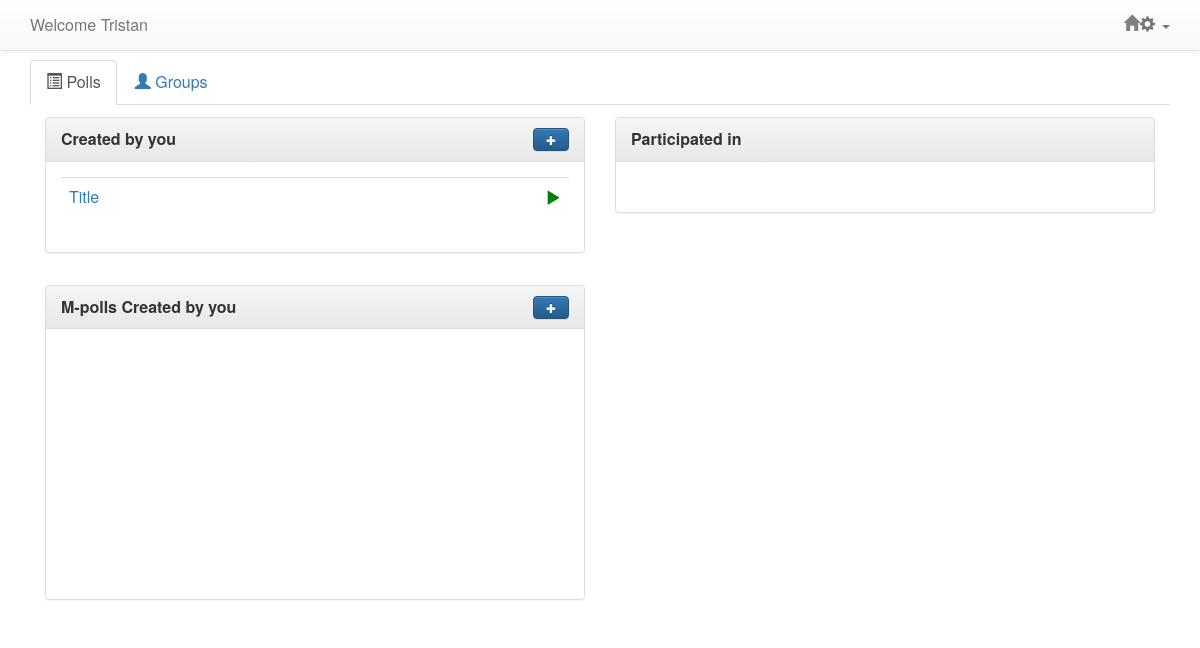
The app's page /polls/ (signed in), older data.
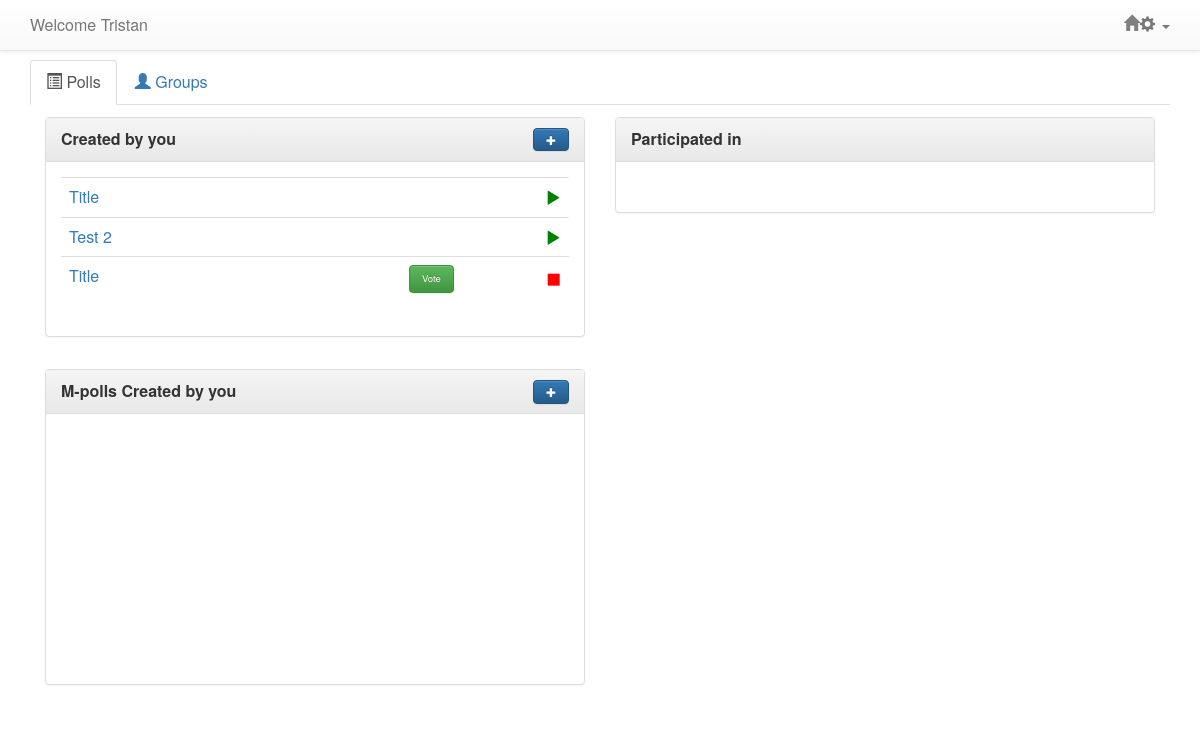
The same page, newer data.
### polls/models.py (models this page shows, shortened)
@python_2_unicode_compatible
class Question(models.Model):
    question_text = models.CharField(max_length=20)
    question_desc = models.CharField(max_length=500, null=True, blank=True)
    image = models.ImageField(upload_to='static/items/', blank=True, null=True)
    imageURL = models.CharField(max_length=500, blank=True, null=True)
    pub_date = models.DateTimeField('date published')
    follow_up = models.OneToOneField('Question', on_delete=models.CASCADE, null = True, blank = True)
    question_owner = models.ForeignKey(User, null=True)
    question_voters = models.ManyToManyField(User, related_name='voters')
    status = models.IntegerField(default=1)
    display_pref = models.IntegerField(default=1)
    emailInvite = models.BooleanField(default=True)
    emailDelete = models.BooleanField(default=True)
    emailStart = models.BooleanField(default=True)
    emailStop = models.BooleanField(default=True)
    poll_algorithm = models.IntegerField(default=1)
    question_type = models.IntegerField(default=1)
    winner = models.CharField(max_length=200)

### polls/views.py (the view)
class IndexView(generic.ListView):
    template_name = 'polls/index2.html'
    context_object_name = 'question_list'
    def get_queryset(self):
        return Question.objects.all().order_by('-pub_date')
    def get_context_data(self, **kwargs):
        ctx = super(IndexView, self).get_context_data(**kwargs)
        ctx['multipolls'] = MultiPoll.objects.all()
        return ctx

### polls/templates/polls/index2.html (shortened to what this page needs)
{% extends 'polls/base.html' %}
{% block content %}
    {% if user.is_authenticated %}
        <ul class="nav nav-tabs">
            <li class="active"><a href="{% url 'polls:index' %}"><span class="glyphicon glyphicon-list-alt"></span> Polls</a></li>
            <li><a href="{% url 'groups:index' %}"><span class="glyphicon glyphicon-user"></span> Groups</a></li>
        </ul>
        <div class="col-md-6" style=" margin-top:12px;">
            <div class="panel panel-default">
                <div class="panel-heading"><b>Created by you</b>
                    <div class="panel-title pull-right" style='font-size:100%;'>
                    <a href="{% url 'polls:AddStep1' %}" style='font-size:100%; '><span class="btn btn-primary" style='font-size:60%'><span class="glyphicon glyphicon-plus" style ="font-size:100%"></span></span></a>
                    </div>
                </div>
                <div class="panel-body">
                <table class="table">
                {% if question_list %}
                    {% for question in question_list %}
                        {% if question.question_owner == request.user %}
                        <tr>
                            <td>
                                <a href="{% url 'polls:pollinfo' question.id %}">{{ question.question_text }}</a>
                            </td>
                            <td style="vertical-align:middle">
                                {% if question.status == 2 %}
                                <a href="{% url 'polls:detail' question.id %}" class ="btn btn-success" role="button" style="margin:0;float:right">Vote</a>
                                {% endif %}
                            </td>
                            {% if question.status == 1 %}
                                <td style="vertical-align:middle">
                                        <span class = "glyphicon glyphicon-play" data-toggle="modal" data-target="#confirm-start" style="color:green; float:right;"></span>
                                 </td>
                            {% elif question.status == 2 %}
                                <td style="vertical-align:middle">
                                        <span class = "glyphicon glyphicon-stop" data-toggle="modal" data-target="#confirm-stop" style="color:red; float:right;"></span>
                                </td>
                            {% endif %}
                        </tr>
                        {% endif %}
                    {% endfor %}
                {% endif %}
                </table>
                </div>
            </div>
        </div>
        <div class="col-md-6" style = "margin-top:12px;">
            <div class="panel panel-default">
                <div class="panel-heading"><b>Participated in</b></div>
                <div class="panel-body">
                </div>
            </div>
        </div>
        <div class="col-md-6"style="clear:left;margin-top:12px;">
            <div class="panel panel-default">
                <div class="panel-heading" ><b>M-polls Created by you</b>
                    <div class="panel-title pull-right" style='font-size:100%; '>
                    <a href="{% url 'multipolls:AddStep1' %}"  style='font-size:100%; '><span class="btn btn-primary" style ="font-size:60%;"><span class="glyphicon glyphicon-plus" style ="font-size:100%"></span></span></a>
                    </div>
                </div>
                <div class="panel-body">
                </div>
            </div>
        </div>
{% endif %}
        {% endblock %}

Row changes from the older to the newer data that the page shows:
added Question: question_text "Title", status 1 (drawn)
added Question: question_text "Test 2", status 1 (drawn)
changed Question (number 3 of 3 on the later page): now shows "Vote"
